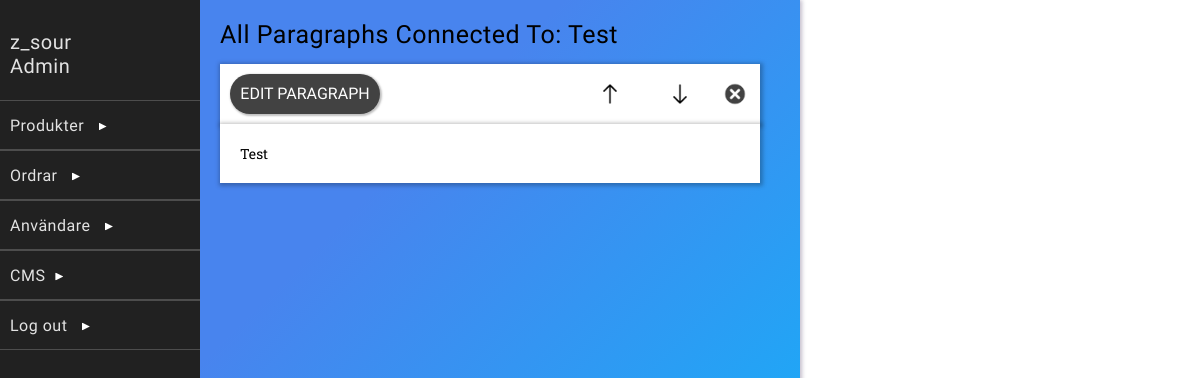
/dashboardExtensions/all-paragraphs.php?termHeader=23 (signed in), run on the app's committed database.
### tables this page shows
CREATE TABLE `users` (
  `id` int(11) NOT NULL,
  `username` varchar(20) NOT NULL,
  `password` varchar(64) NOT NULL,
  `salt` varchar(32) NOT NULL,
  `name` varchar(50) NOT NULL,
  `joined` datetime NOT NULL,
  `groups` int(11) NOT NULL
);

CREATE TABLE `terms_and_conditions` (
  `id` int(5) NOT NULL,
  `order_of_conditions` int(5) NOT NULL DEFAULT 0,
  `title` text NOT NULL,
  `terms_conditions` text NOT NULL,
  `live` int(5) NOT NULL DEFAULT 0
);

### classes/Config.php (called while the page is built)
<?php
    class Config{
        public static function get($path = null){
            if($path){
                $config = $GLOBALS['config'];
                $path = explode('/', $path);
                foreach($path as $bit){
                    if(isset($config[$bit])){
                        $config = $config[$bit];
                    }
                }
                return $config;
            }
            return false;
        }
    }
?>

### classes/DB.php (called while the page is built, shortened)
<?php
    class DB{
        private static $_instance = null;
        private $_pdo,
                $_query,
                $_error = false,
                $_results,
                $_count = 0;
        private function __construct(){
            try{
                $this->_pdo = new PDO('mysql:host='. Config::get("mysql/host") .';dbname='. Config::get("mysql/db").';charset=utf8',
                Config::get("mysql/username"), Config::get("mysql/password"));
            }
            catch(PDOException $e){
                die($e->getMessage());
            }
        }
        public static function getInstance(){
            if(!isset(self::$_instance)){
                self::$_instance = new DB();
            }
            return self::$_instance;
        }
        public function query($sql, $params = []){
            if($this->_query = $this->_pdo->prepare($sql)){
                $x = 1;
                if(count($params)){
                    foreach($params as $param){
                        $this->_query->bindValue($x, $param);
                        $x++;
                    }
                }
                if($this->_query->execute()){
                    $this->_results = $this->_query->fetchAll(PDO::FETCH_OBJ);
                } else{
                    $this->_error = true;
                }
            }
            return $this;
        }
        protected function _read($table, $params = []){
            $conditionString = '';
            $bind = [];
            $order = '';
            $limit = '';
            if(isset($params['conditions'])){
                if(is_array($params['conditions'])){
                    foreach($params['conditions'] as $condition){
                        $conditionString .= ' ' .  $condition . ' AND';
                    }
                    $conditionString = trim($conditionString);
                    $conditionString = rtrim($conditionString, ' AND');
                } else{
                    $conditionString = $params['conditions'];
                }
                if($conditionString != ''){
                    $conditionString = ' WHERE ' . $conditionString;
                }
            }
            if(array_key_exists('bind', $params)){
                $bind = $params['bind'];
            }
        $sql = "SELECT * FROM {$table}{$conditionString}{$order}{$limit}";
        if(!$this->query($sql, $bind)->results()){
            return false;
        }
        return true;
        }
        public function findFirst($table, $params = []){
            if($this->_read($table, $params)){
                return $this->first();
            }
            return false;
        }
        public function results(){
            return $this->_results;
        }
        public function first(){
            return (!empty($this->_results)) ? $this->_results[0] : [];
        }
    }
?>

### classes/User.php (called while the page is built, shortened)
<?php
    class User{
        private $_db,
                $_data,
                $_cookieName,
                $_sessionName,
                $_isLoggedIn;
        public function __construct($user = null){
            $this->_db = DB::getInstance();
            $this->_sessionName = Config::get('session/session_name');
            if(!$user){
                if(Session::exists($this->_sessionName)){
                    $user = Session::get($this->_sessionName);
                    if($this->find($user)){
                        $this->_isLoggedIn = true;
                    }else{
                        header("Location: dashboardExtensions/logout.php");
                    }
                }
            } else{
                $this->find($user);
            }
        }
        public function find($user = null){
            if($user){
                $field = (is_numeric($user)) ? 'id' : 'username';
                $data = $this->_db->findFirst('users', array(
                    'conditions' => $field . " = ?",
                    'bind' => [$user]
                ));
                if($data){
                    $this->_data = $data;
                    return true;
                }
            }
        }
        public function data(){
            return $this->_data;
        }
    }
?>

### classes/Session.php (called while the page is built, shortened)
<?php
    class Session{
        public static function exists($name){
            return ((isset($_SESSION[$name])) ? true : false);
        }
        public static function get($name){
            return $_SESSION[$name];
        }
    }
?>

### dashboardExtensions/all-paragraphs.php (the view, shortened to what this page needs)
<?php
    include_once("../includes/dashboardhead.php");
    if(isset($_GET['termHeader'])){
        $db = DB::getInstance();
        $termHeader = $db->findFirst('terms_and_conditions', [
            'conditions' => 'id = ?',
            'bind' => [$_GET['termHeader']]
        ]);
    }else{
        header('Location: ./create-terms-and-conditions.php');
    }
?>
<link rel="stylesheet" href="../public/style/all-paragraphs.css">
<div class="background">
    <div class="dashboard-content" id="content">
    <?php
        include_once("dashboard-sidebar.php");
    ?>
    <div class="center-components-background">
        <div class="center-components" id="center-components">
            <div class="dashboardExtensionHeader">All Paragraphs Connected To: <?= $termHeader->title; ?></div>
                <?php
                    $allParagraphs = json_decode($termHeader->terms_conditions);
                    for($i = 0; $i < count($allParagraphs); $i++):
                ?>
                    <div class="paragraph-container">
                        <div class="paragraph-header">
                            <div class="edit-terms-and-conditions-button paragraph-header-btn" onclick="Navigation.loadComponents('edit-paragraph.php?termHeader=<?= $termHeader->id; ?>&orderId=<?= $i; ?>');">
                                <div class="edit-terms-and-conditions-button-text">EDIT PARAGRAPH</div>
                            </div>
                            <div class="moveUpBtn" onclick="window.location.href = 'functionality/order-paragraphs.php?termHeader=<?= $termHeader->id; ?>&orderId=<?= $i; ?>&pos=1'"></div>
                            <div class="moveDownBtn" onclick="window.location.href = 'functionality/order-paragraphs.php?termHeader=<?= $termHeader->id; ?>&orderId=<?= $i; ?>&pos=-1'"></div>
                            <div class="removeBtn" onclick="document.getElementById('remove-form-<?= $i; ?>').submit();"></div>
                        </div>
                        <div class="paragraph-content"><?=
                            $allParagraphs[$i];
                        ?></div>
                    </div>
                <?php
                    endfor;
                ?>
        </div>
    </div>
    </div>
    <div class="modal-background" id="modalBG" onclick="Modal.closeModal();">
    </div>
</div>

### dashboardExtensions/dashboard-sidebar.php (shortened to what this page needs)
<div class="side-bar">
            <div class="top-part">
                <div class="top-part-name"><?= $user->data()->username; ?></div>
                <div class="top-part-spec">Admin</div>
            </div>
            <div class="menu-field" id="prod-btn">
                <div class="title">Produkter <span class="display-arrow" id="prod-btn-arrow"></span></div>
            </div>
            <div class="menu-field" id="order-btn">
                <div class="title">Ordrar <span class="display-arrow" id="order-btn-arrow"></span></div>
            </div>
            <div class="menu-field" id="user-btn">
                <div class="title">Användare <span class="display-arrow" id="user-btn-arrow"></span></div>
            </div>
            <div class="menu-field" id="cms-btn">
                <div class="title">CMS<span class="display-arrow" id="cms-btn-arrow"></span></div>
            </div>
            <div class="menu-field" onclick="document.location.href='logout.php';">
                <div class="title">Log out <span class="display-arrow"></span></div>
            </div>
        </div>

### public/style/dashboard.css (style rules this page uses)
* { margin: 0; padding: 0; box-sizing: border-box; }
.dashboard-content { width: 800px; height: 800px; overflow: auto; box-shadow: 1px 1px 4px 1px rgba(55, 37, 84, 0.3); background-color: white; position: relative; font-size: 0px; }
.background { width: 100vw; height: 100%; background-color: white; overflow: auto; }
.side-bar { width: 200px; height: 100%; background-color: #212121; display: inline-block; font-size: 16px; }
.top-part { width: 100%; height: 100px; cursor: default; user-select: none; padding-top: 30px; background-color: #212121; color: rgba(255, 255, 255, 0.87); }
.top-part-name { font-size: 20px; font-family: 'Big Shoulders Text', cursive; letter-spacing: 0.5px; margin-left: 10px; }
.top-part-spec { font-size: 20px; font-family: 'Big Shoulders Text', cursive; letter-spacing: 0.5px; margin-left: 10px; }
.menu-field { width: 100%; height: 50px; position: relative; border-bottom: rgba(255, 255, 255, 0.2) solid 0.3px; border-top:rgba(255, 255, 255, 0.2) solid 0.3px; background-color: #212121; user-select: none; cursor: pointer; color: rgba(255, 255, 255, 0.87); }
.title { position: absolute; top: 50%; transform: translateY(-50%); left: 10px; font-family: 'Big Shoulders Text', cursive; letter-spacing: 0.5px; }
.display-arrow { clip-path: polygon(0 0, 0% 100%, 100% 50%); width: 8px; height: 8px; background-color: white; display: inline-block; margin-left: 10px; transform: rotate(0); transition: transform 0.2s; }
.center-components { width: 100%; height: 100%; overflow-y: auto; padding: 20px; }
.center-components-background { background-color: #06bcfb; background-image: linear-gradient(315deg, #06bcfb 0%, #4884ee 74%); position: absolute; width: 600px; height: 100%; left: 200px; overflow: hidden; top: 0px; }
.dashboardExtensionHeader { width: 100%; height: auto; font-size: 25px; margin-bottom: 15px; font-family: 'Big Shoulders Text', cursive; letter-spacing: 0.5px; }
.modal-background { height: 100%; width: 100%; background-color: rgba(0, 0, 0, 0); opacity: 1; position: absolute; top: 0px; pointer-events: none; transition: background-color 0.2s; }

### public/style/create-terms-and-conditions.css (style rules this page uses)
.edit-terms-and-conditions-button { height: 40px; width: 150px; background-color: rgb(66, 66, 66); display: inline-block; position: relative; margin-left: 10px; cursor: pointer; border-radius: 100px; box-shadow: 1px 1px 2px 1px rgba(0, 0, 0, 0.25); vertical-align: middle; }
.edit-terms-and-conditions-button-text { font-size: 16px; color: white; font-family: "Big Shoulders Text"; position: absolute; transform: translateX(-50%) translateY(-50%); white-space: nowrap; top: 50%; left: 50%; }
.moveUpBtn { width: 60px; height: 60px; background-image: url('../img/icons/up_arrow.png'); background-size: cover; background-repeat: no-repeat; background-position: center; margin-right: 10px; display: inline-block; vertical-align: middle; cursor: pointer; }
.moveDownBtn { width: 60px; height: 60px; background-image: url('../img/icons/down_arrow.png'); background-size: cover; background-repeat: no-repeat; background-position: center; margin-right: 10px; display: inline-block; vertical-align: middle; cursor: pointer; }
.removeBtn { width: 30px; height: 30px; background-image: url('../img/icons/cross_grey.png'); background-size: cover; background-repeat: no-repeat; background-position: center; margin-right: 10px; display: inline-block; vertical-align: middle; cursor: pointer; }

### public/style/all-paragraphs.css (style rules this page uses)
.paragraph-container { width: 540px; height: auto; margin-top: 10px; margin-bottom: 30px; background-color: white; position: relative; }
.paragraph-header { width: 100%; height: 60px; background-color: white; box-shadow: 1px 1px 4px 2px rgba(0, 0, 0, 0.25); line-height: 40px; vertical-align: middle; text-align: right; }
.paragraph-content { width: 100%; height: auto; background-color: white; box-shadow: 1px 1px 4px 2px rgba(0, 0, 0, 0.25); font-size: 14px; padding: 20px; font-family: 'Roboto Slab', serif; }
.paragraph-header-btn { height: 40px; vertical-align: middle; margin-right: 200px; }

### data on the page
users: username "z_sour"
terms_and_conditions: title "Test", terms_conditions "Test"
